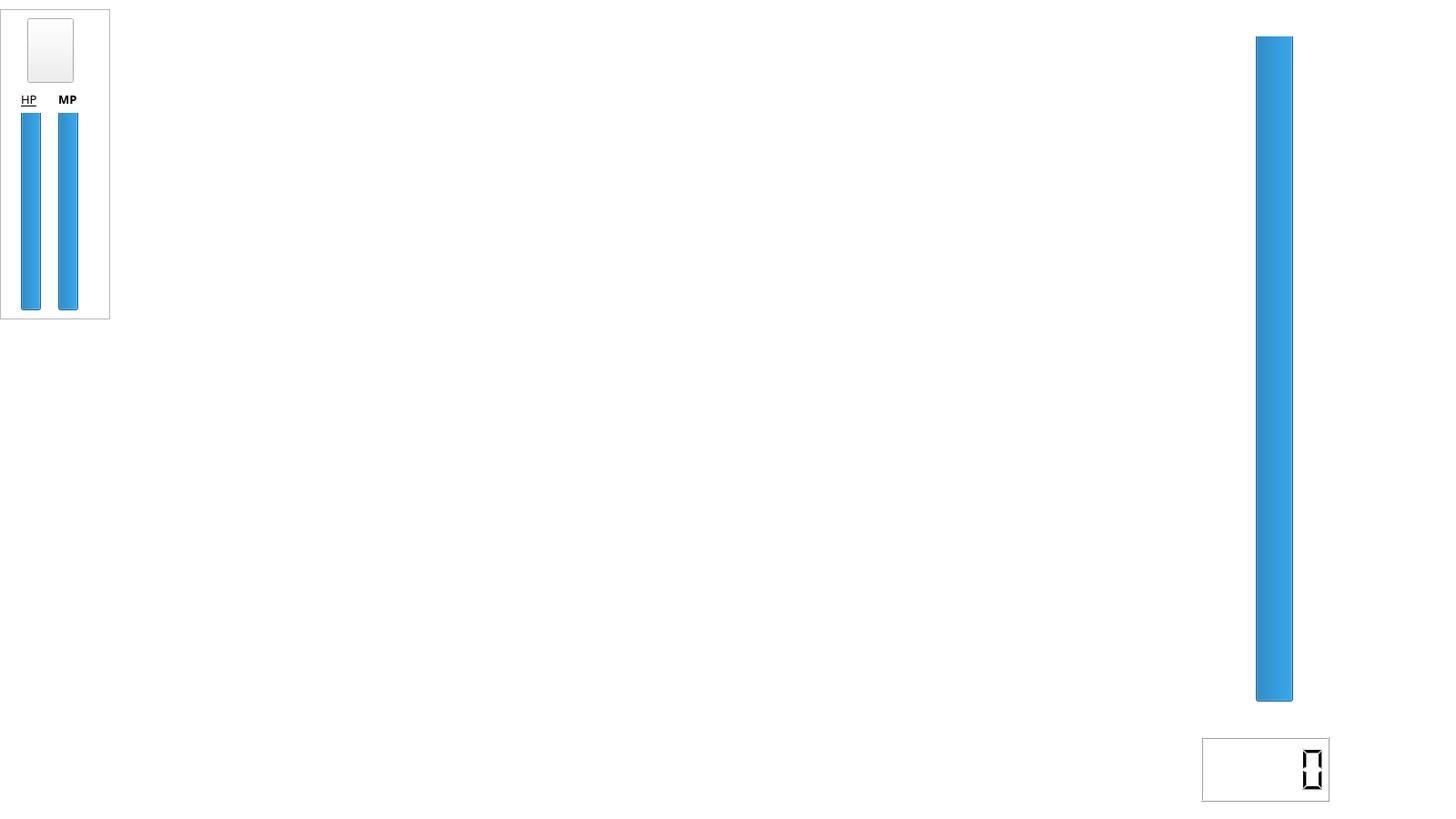
<?xml version="1.0" encoding="UTF-8"?>
<ui version="4.0">
 <class>SingleMode</class>
 <widget class="QWidget" name="SingleMode">
  <property name="geometry">
   <rect>
    <x>0</x>
    <y>0</y>
    <width>1600</width>
    <height>900</height>
   </rect>
  </property>
  <property name="focusPolicy">
   <enum>Qt::StrongFocus</enum>
  </property>
  <property name="windowTitle">
   <string>Form</string>
  </property>
  <widget class="charaSelection" name="cSelection" native="true">
   <property name="geometry">
    <rect>
     <x>0</x>
     <y>210</y>
     <width>1600</width>
     <height>300</height>
    </rect>
   </property>
  </widget>
  <widget class="QLabel" name="backGround">
   <property name="geometry">
    <rect>
     <x>0</x>
     <y>-10</y>
     <width>1591</width>
     <height>901</height>
    </rect>
   </property>
   <property name="frameShadow">
    <enum>QFrame::Plain</enum>
   </property>
   <property name="text">
    <string/>
   </property>
   <property name="pixmap">
    <pixmap resource="res.qrc">:/image/image/The_Game_Background.png</pixmap>
   </property>
  </widget>
  <widget class="QFrame" name="statusFrame">
   <property name="geometry">
    <rect>
     <x>0</x>
     <y>10</y>
     <width>121</width>
     <height>341</height>
    </rect>
   </property>
   <property name="frameShape">
    <enum>QFrame::StyledPanel</enum>
   </property>
   <property name="frameShadow">
    <enum>QFrame::Raised</enum>
   </property>
   <widget class="QPushButton" name="smallChara">
    <property name="geometry">
     <rect>
      <x>30</x>
      <y>10</y>
      <width>51</width>
      <height>71</height>
     </rect>
    </property>
    <property name="focusPolicy">
     <enum>Qt::NoFocus</enum>
    </property>
    <property name="autoFillBackground">
     <bool>false</bool>
    </property>
    <property name="text">
     <string/>
    </property>
   </widget>
   <widget class="QWidget" name="layoutWidget">
    <property name="geometry">
     <rect>
      <x>10</x>
      <y>90</y>
      <width>91</width>
      <height>241</height>
     </rect>
    </property>
    <layout class="QGridLayout" name="gridLayout">
     <item row="0" column="0">
      <widget class="QLabel" name="label">
       <property name="font">
        <font>
         <family>Adobe Arabic</family>
         <pointsize>10</pointsize>
         <weight>50</weight>
         <bold>false</bold>
         <underline>true</underline>
        </font>
       </property>
       <property name="text">
        <string>HP</string>
       </property>
      </widget>
     </item>
     <item row="0" column="1">
      <widget class="QLabel" name="label_2">
       <property name="font">
        <font>
         <family>Adobe Arabic</family>
         <pointsize>10</pointsize>
         <weight>75</weight>
         <bold>true</bold>
        </font>
       </property>
       <property name="text">
        <string>MP</string>
       </property>
      </widget>
     </item>
     <item row="1" column="0">
      <widget class="QProgressBar" name="HPBar">
       <property name="value">
        <number>100</number>
       </property>
       <property name="orientation">
        <enum>Qt::Vertical</enum>
       </property>
      </widget>
     </item>
     <item row="1" column="1">
      <widget class="QProgressBar" name="MPBar">
       <property name="value">
        <number>100</number>
       </property>
       <property name="textVisible">
        <bool>true</bool>
       </property>
       <property name="orientation">
        <enum>Qt::Vertical</enum>
       </property>
      </widget>
     </item>
    </layout>
   </widget>
   <zorder>layoutWidget</zorder>
   <zorder>smallChara</zorder>
  </widget>
  <widget class="QGraphicsView" name="graphicsView">
   <property name="enabled">
    <bool>true</bool>
   </property>
   <property name="geometry">
    <rect>
     <x>-100</x>
     <y>-100</y>
     <width>1750</width>
     <height>1050</height>
    </rect>
   </property>
   <property name="sizePolicy">
    <sizepolicy hsizetype="Fixed" vsizetype="Fixed">
     <horstretch>0</horstretch>
     <verstretch>0</verstretch>
    </sizepolicy>
   </property>
   <property name="focusPolicy">
    <enum>Qt::NoFocus</enum>
   </property>
   <property name="backgroundBrush">
    <brush brushstyle="NoBrush">
     <color alpha="0">
      <red>0</red>
      <green>0</green>
      <blue>0</blue>
     </color>
    </brush>
   </property>
   <property name="foregroundBrush">
    <brush brushstyle="NoBrush">
     <color alpha="0">
      <red>0</red>
      <green>0</green>
      <blue>0</blue>
     </color>
    </brush>
   </property>
  </widget>
  <widget class="QProgressBar" name="BossHp">
   <property name="geometry">
    <rect>
     <x>1380</x>
     <y>40</y>
     <width>41</width>
     <height>731</height>
    </rect>
   </property>
   <property name="maximum">
    <number>100</number>
   </property>
   <property name="value">
    <number>100</number>
   </property>
   <property name="orientation">
    <enum>Qt::Vertical</enum>
   </property>
  </widget>
  <widget class="WordsOfBoss" name="BossWords">
   <property name="geometry">
    <rect>
     <x>170</x>
     <y>790</y>
     <width>481</width>
     <height>111</height>
    </rect>
   </property>
   <property name="frameShape">
    <enum>QFrame::Box</enum>
   </property>
   <property name="frameShadow">
    <enum>QFrame::Sunken</enum>
   </property>
   <property name="lineWidth">
    <number>0</number>
   </property>
   <property name="text">
    <string/>
   </property>
  </widget>
  <widget class="QLabel" name="BossFace">
   <property name="geometry">
    <rect>
     <x>0</x>
     <y>690</y>
     <width>161</width>
     <height>211</height>
    </rect>
   </property>
   <property name="text">
    <string/>
   </property>
   <property name="pixmap">
    <pixmap resource="res.qrc">:/image/boss/Boss_theNormalState.png</pixmap>
   </property>
   <property name="alignment">
    <set>Qt::AlignHCenter|Qt::AlignTop</set>
   </property>
  </widget>
  <widget class="QLabel" name="BossName">
   <property name="geometry">
    <rect>
     <x>170</x>
     <y>750</y>
     <width>91</width>
     <height>31</height>
    </rect>
   </property>
   <property name="text">
    <string/>
   </property>
  </widget>
  <widget class="Clock" name="clock">
   <property name="geometry">
    <rect>
     <x>1320</x>
     <y>810</y>
     <width>141</width>
     <height>71</height>
    </rect>
   </property>
  </widget>
  <widget class="PauseWidget" name="pauseWidget" native="true">
   <property name="geometry">
    <rect>
     <x>640</x>
     <y>330</y>
     <width>320</width>
     <height>240</height>
    </rect>
   </property>
  </widget>
  <widget class="QLabel" name="finalSkillLabel">
   <property name="geometry">
    <rect>
     <x>650</x>
     <y>350</y>
     <width>150</width>
     <height>196</height>
    </rect>
   </property>
   <property name="text">
    <string/>
   </property>
  </widget>
  <widget class="QLabel" name="statusLabel">
   <property name="geometry">
    <rect>
     <x>10</x>
     <y>390</y>
     <width>141</width>
     <height>291</height>
    </rect>
   </property>
   <property name="minimumSize">
    <size>
     <width>141</width>
     <height>291</height>
    </size>
   </property>
   <property name="maximumSize">
    <size>
     <width>141</width>
     <height>291</height>
    </size>
   </property>
   <property name="text">
    <string/>
   </property>
  </widget>
  <widget class="QLabel" name="blockLabel">
   <property name="geometry">
    <rect>
     <x>130</x>
     <y>20</y>
     <width>71</width>
     <height>71</height>
    </rect>
   </property>
   <property name="text">
    <string/>
   </property>
   <property name="alignment">
    <set>Qt::AlignCenter</set>
   </property>
  </widget>
  <widget class="QLabel" name="MarksLabel">
   <property name="geometry">
    <rect>
     <x>1440</x>
     <y>20</y>
     <width>131</width>
     <height>51</height>
    </rect>
   </property>
   <property name="text">
    <string/>
   </property>
  </widget>
  <zorder>backGround</zorder>
  <zorder>graphicsView</zorder>
  <zorder>statusFrame</zorder>
  <zorder>BossHp</zorder>
  <zorder>BossWords</zorder>
  <zorder>BossFace</zorder>
  <zorder>BossName</zorder>
  <zorder>clock</zorder>
  <zorder>pauseWidget</zorder>
  <zorder>finalSkillLabel</zorder>
  <zorder>statusLabel</zorder>
  <zorder>cSelection</zorder>
  <zorder>blockLabel</zorder>
  <zorder>MarksLabel</zorder>
 </widget>
 <customwidgets>
  <customwidget>
   <class>charaSelection</class>
   <extends>QWidget</extends>
   <header location="global">charaselection.h</header>
   <container>1</container>
  </customwidget>
  <customwidget>
   <class>Clock</class>
   <extends>QLCDNumber</extends>
   <header location="global">clock.h</header>
  </customwidget>
  <customwidget>
   <class>WordsOfBoss</class>
   <extends>QLabel</extends>
   <header location="global">wordsofboss.h</header>
  </customwidget>
  <customwidget>
   <class>PauseWidget</class>
   <extends>QWidget</extends>
   <header location="global">pausewidget.h</header>
   <container>1</container>
  </customwidget>
 </customwidgets>
 <resources>
  <include location="res.qrc"/>
 </resources>
 <connections/>
</ui>
